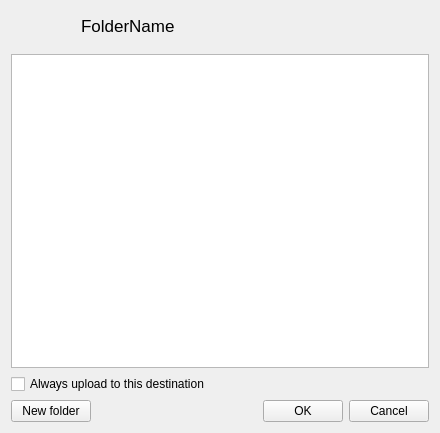
<?xml version="1.0" encoding="UTF-8"?>
<ui version="4.0">
 <class>NodeSelectorTreeViewWidget</class>
 <widget class="QWidget" name="NodeSelectorTreeViewWidget">
  <property name="geometry">
   <rect>
    <x>0</x>
    <y>0</y>
    <width>440</width>
    <height>433</height>
   </rect>
  </property>
  <property name="windowTitle">
   <string>Form</string>
  </property>
  <layout class="QVBoxLayout" name="verticalLayout">
   <item>
    <layout class="QHBoxLayout" name="horizontalLayout_3">
     <property name="spacing">
      <number>0</number>
     </property>
     <property name="topMargin">
      <number>5</number>
     </property>
     <property name="bottomMargin">
      <number>12</number>
     </property>
     <item alignment="Qt::AlignVCenter">
      <widget class="QPushButton" name="bBack">
       <property name="maximumSize">
        <size>
         <width>30</width>
         <height>16777215</height>
        </size>
       </property>
       <property name="styleSheet">
        <string notr="true">QPushButton {
    border: none;
    background-color: transparent;
    padding: 0px;
}
</string>
       </property>
       <property name="text">
        <string/>
       </property>
       <property name="icon">
        <iconset resource="Resources_win.qrc">
         <normaloff>:/images/node_selector/arrow-left-ico.png</normaloff>
         <disabledoff>:/images/node_selector/arrow-left-disabled-ico.png</disabledoff>:/images/node_selector/arrow-left-ico.png</iconset>
       </property>
       <property name="iconSize">
        <size>
         <width>16</width>
         <height>16</height>
        </size>
       </property>
      </widget>
     </item>
     <item alignment="Qt::AlignVCenter">
      <widget class="QPushButton" name="bForward">
       <property name="maximumSize">
        <size>
         <width>30</width>
         <height>16777215</height>
        </size>
       </property>
       <property name="styleSheet">
        <string notr="true">QPushButton {
    border: none;
    background-color: transparent;
    padding: 0px;
}</string>
       </property>
       <property name="text">
        <string/>
       </property>
       <property name="icon">
        <iconset resource="Resources_win.qrc">
         <normaloff>:/images/node_selector/arrow-right-ico.png</normaloff>
         <disabledoff>:/images/node_selector/arrow-right-disabled-ico.png</disabledoff>:/images/node_selector/arrow-right-ico.png</iconset>
       </property>
       <property name="iconSize">
        <size>
         <width>16</width>
         <height>16</height>
        </size>
       </property>
      </widget>
     </item>
     <item>
      <spacer name="horizontalSpacer_5">
       <property name="orientation">
        <enum>Qt::Horizontal</enum>
       </property>
       <property name="sizeType">
        <enum>QSizePolicy::Fixed</enum>
       </property>
       <property name="sizeHint" stdset="0">
        <size>
         <width>10</width>
         <height>20</height>
        </size>
       </property>
      </spacer>
     </item>
     <item alignment="Qt::AlignHCenter|Qt::AlignVCenter">
      <widget class="QLabel" name="lFolderName">
       <property name="font">
        <font>
         <pointsize>-1</pointsize>
         <bold>false</bold>
         <strikeout>false</strikeout>
         <kerning>false</kerning>
        </font>
       </property>
       <property name="styleSheet">
        <string notr="true">QLabel{
font-size:17px;
}</string>
       </property>
       <property name="text">
        <string notr="true">FolderName</string>
       </property>
      </widget>
     </item>
     <item>
      <spacer name="syncSpacer">
       <property name="orientation">
        <enum>Qt::Horizontal</enum>
       </property>
       <property name="sizeType">
        <enum>QSizePolicy::Fixed</enum>
       </property>
       <property name="sizeHint" stdset="0">
        <size>
         <width>10</width>
         <height>20</height>
        </size>
       </property>
      </spacer>
     </item>
     <item>
      <widget class="QLabel" name="lIcon">
       <property name="minimumSize">
        <size>
         <width>0</width>
         <height>0</height>
        </size>
       </property>
       <property name="maximumSize">
        <size>
         <width>16777215</width>
         <height>16777215</height>
        </size>
       </property>
       <property name="text">
        <string/>
       </property>
       <property name="alignment">
        <set>Qt::AlignCenter</set>
       </property>
       <property name="margin">
        <number>0</number>
       </property>
       <property name="indent">
        <number>-1</number>
       </property>
      </widget>
     </item>
     <item>
      <spacer name="avatarSpacer">
       <property name="orientation">
        <enum>Qt::Horizontal</enum>
       </property>
       <property name="sizeType">
        <enum>QSizePolicy::Fixed</enum>
       </property>
       <property name="sizeHint" stdset="0">
        <size>
         <width>10</width>
         <height>20</height>
        </size>
       </property>
      </spacer>
     </item>
     <item>
      <widget class="QLabel" name="lOwnerIcon">
       <property name="minimumSize">
        <size>
         <width>0</width>
         <height>0</height>
        </size>
       </property>
       <property name="text">
        <string/>
       </property>
       <property name="alignment">
        <set>Qt::AlignCenter</set>
       </property>
       <property name="margin">
        <number>0</number>
       </property>
       <property name="indent">
        <number>-1</number>
       </property>
      </widget>
     </item>
     <item>
      <spacer name="horizontalSpacer_4">
       <property name="orientation">
        <enum>Qt::Horizontal</enum>
       </property>
       <property name="sizeHint" stdset="0">
        <size>
         <width>40</width>
         <height>20</height>
        </size>
       </property>
      </spacer>
     </item>
    </layout>
   </item>
   <item>
    <widget class="MegaItemTreeView" name="tMegaFolders">
     <property name="font">
      <font>
       <pointsize>-1</pointsize>
      </font>
     </property>
     <property name="focusPolicy">
      <enum>Qt::StrongFocus</enum>
     </property>
     <property name="styleSheet">
      <string notr="true">QTreeView {
    show-decoration-selected: 1;
	selection-background-color: #3393df;
	 font-size: 12px;
 	qproperty-indentation: 18; 
	outline:0;
}

QTreeView::item:disabled
{
	background-color:transparent;
}

QTreeView::item:hover {
   background-color:transparent;
}

QTreeView::branch:hover {
background-color:transparent;
}

QTreeView::branch:selected {
background-color: #3393df;
}

QTreeView::item:selected {
    border: transparent;
	 color: white;
    background-color: #3393df;
}

QTreeView::branch:selected:closed:has-children:adjoins-item {
    border-image: none;
	image:url(://images/node_selector/Icon-Small-Arrow-Left-hover.png) ;
}

QTreeView::branch:selected:open:has-children:adjoins-item {
    border-image: none;
    image: url(://images/node_selector/Icon-Small-Arrow-Down-hover.png) ;
}

QTreeView::branch:!selected:closed:has-children:adjoins-item {
    border-image: none;
    image: url(://images/node_selector/Icon-Small-Arrow-Left.png) ;
}

QTreeView::branch:!selected:open:has-children:adjoins-item {
    border-image: none;
    image: url(://images/node_selector/Icon-Small-Arrow-Down.png) ;
}

QHeaderView
{
background: #FFFFFF;
font-size: 12px;
color:#576879;
padding-top: 2px;
}

QHeaderView::section {
background: #FFFFFF;
border-left:1px solid #dadada;			
border-top:0 px;
border-bottom:0px;					 					 				 					 	
border-right:0px;
padding-left:3px;
}


QHeaderView::section::first
{
padding-left: 0px;
border-left:0px;		
}

QHeaderView::down-arrow { 
width: 4px; height:6px;
subcontrol-position: right;
top:-2px;
left:0px;
padding-right:10px;
} 

QHeaderView::up-arrow {
width: 4px; height:6px;
subcontrol-position: right;
top:-2px;
left:0px;
padding-right:10px;
} 




</string>
     </property>
     <property name="frameShape">
      <enum>QFrame::StyledPanel</enum>
     </property>
     <property name="frameShadow">
      <enum>QFrame::Plain</enum>
     </property>
     <property name="alternatingRowColors">
      <bool>false</bool>
     </property>
     <property name="selectionMode">
      <enum>QAbstractItemView::SingleSelection</enum>
     </property>
     <property name="iconSize">
      <size>
       <width>22</width>
       <height>22</height>
      </size>
     </property>
     <property name="autoExpandDelay">
      <number>-1</number>
     </property>
     <property name="indentation">
      <number>18</number>
     </property>
     <property name="animated">
      <bool>true</bool>
     </property>
     <property name="allColumnsShowFocus">
      <bool>false</bool>
     </property>
     <property name="expandsOnDoubleClick">
      <bool>false</bool>
     </property>
     <attribute name="headerMinimumSectionSize">
      <number>35</number>
     </attribute>
     <attribute name="headerDefaultSectionSize">
      <number>35</number>
     </attribute>
    </widget>
   </item>
   <item>
    <widget class="QCheckBox" name="cbAlwaysUploadToLocation">
     <property name="text">
      <string>Always upload to this destination</string>
     </property>
    </widget>
   </item>
   <item>
    <widget class="QWidget" name="bLayout" native="true">
     <property name="maximumSize">
      <size>
       <width>16777215</width>
       <height>26</height>
      </size>
     </property>
     <layout class="QHBoxLayout" name="horizontalLayout">
      <property name="leftMargin">
       <number>0</number>
      </property>
      <property name="topMargin">
       <number>0</number>
      </property>
      <property name="rightMargin">
       <number>0</number>
      </property>
      <property name="bottomMargin">
       <number>0</number>
      </property>
      <item>
       <widget class="QPushButton" name="bNewFolder">
        <property name="text">
         <string>New folder</string>
        </property>
       </widget>
      </item>
      <item>
       <spacer name="horizontalSpacer">
        <property name="orientation">
         <enum>Qt::Horizontal</enum>
        </property>
        <property name="sizeHint" stdset="0">
         <size>
          <width>40</width>
          <height>20</height>
         </size>
        </property>
       </spacer>
      </item>
      <item>
       <widget class="QPushButton" name="bOk">
        <property name="text">
         <string>OK</string>
        </property>
       </widget>
      </item>
      <item>
       <widget class="QPushButton" name="bCancel">
        <property name="text">
         <string>Cancel</string>
        </property>
       </widget>
      </item>
     </layout>
    </widget>
   </item>
  </layout>
 </widget>
 <customwidgets>
  <customwidget>
   <class>MegaItemTreeView</class>
   <extends>QTreeView</extends>
   <header>MegaItemTreeView.h</header>
  </customwidget>
 </customwidgets>
 <resources>
  <include location="Resources_win.qrc"/>
  <include location="Resources_win.qrc"/>
 </resources>
 <connections/>
</ui>
